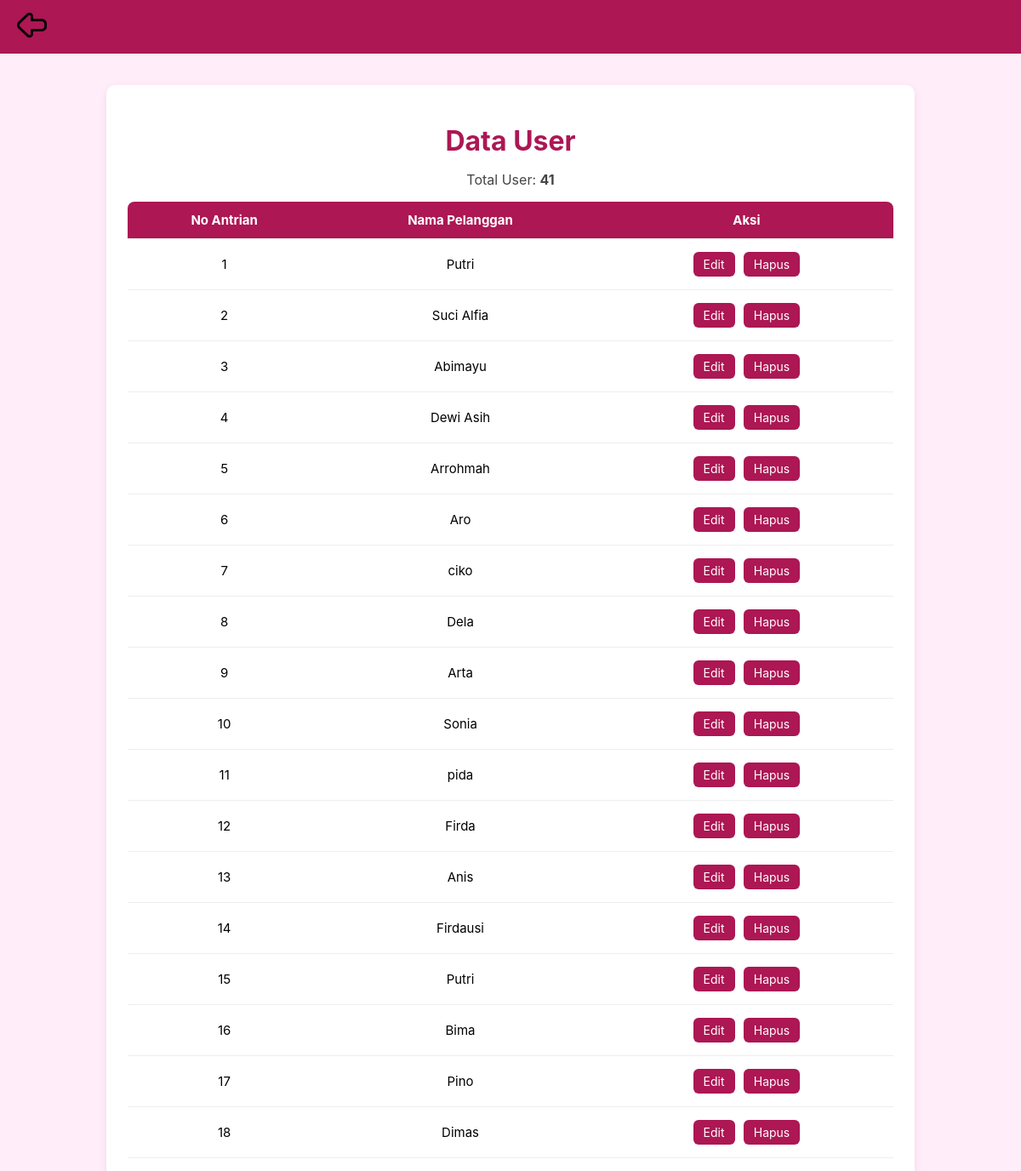
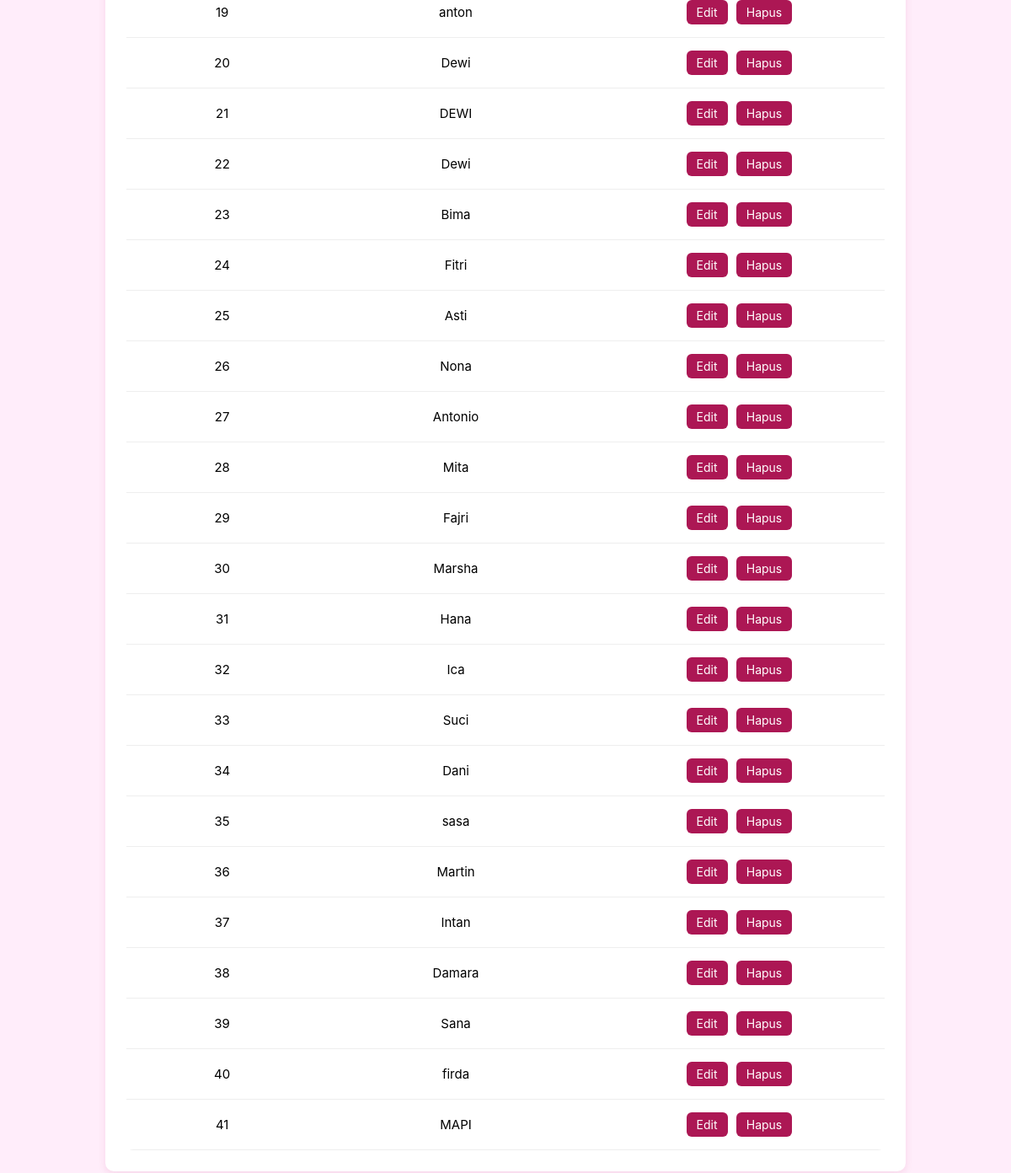
Screenshot of /admin/users_admin.php with the database file from the repository (2 pictures, top to bottom).
### tables this page shows
CREATE TABLE `tb_users` (
  `id_pesanan` varchar(255) NOT NULL,
  `no_antrian` int(11) NOT NULL,
  `nama_pelanggan` varchar(255) NOT NULL
);

### admin/users_admin.php (the view, shortened to what this page needs)
<?php
include 'koneksi.php';
$query = "SELECT * FROM tb_users ORDER BY no_antrian ASC";
$result = mysqli_query($koneksi, $query);
$jumlah_user = mysqli_fetch_assoc(mysqli_query($koneksi, "SELECT COUNT(*) as total FROM tb_users"))['total'];
?>
<!DOCTYPE html>
<html lang="id">
<head>
    <link rel="stylesheet" href="https://cdnjs.cloudflare.com/ajax/libs/font-awesome/6.5.0/css/all.min.css">
</head>
<body>
<header>
    <a href="dashboard_admin.php">
        <img src="../user/img/back-icon.png" alt="Kembali">
    </a>
</header>
    <div class="container">
        <h1>Data User</h1>
        <div class="user-info">
            <p>Total User: <strong><?= $jumlah_user ?></strong></p>
        </div>
        <?php if (mysqli_num_rows($result) > 0): ?>
        <table>
            <thead>
                <tr>
                    <th>No Antrian</th>
                    <th>Nama Pelanggan</th>
                    <th>Aksi</th>
                </tr>
            </thead>
            <tbody>
                <?php while($row = mysqli_fetch_assoc($result)): ?>
                <tr>
                    <td><?= htmlspecialchars($row['no_antrian']) ?></td>
                    <td><?= htmlspecialchars($row['nama_pelanggan']) ?></td>
                    <td>
                        <a href="edit_user.php?id=<?= $row['no_antrian'] ?>" class="btn-action">
                            Edit
                        </a>
                        <a href="hapus_user.php?id=<?= $row['no_antrian'] ?>" class="btn-action" onclick="return confirm('Yakin ingin hapus user ini?');">
                            Hapus
                        </a>
                    </td>
                </tr>
                <?php endwhile; ?>
            </tbody>
        </table>
        <?php else: ?>
            <div class="no-data">Belum ada data user yang tersimpan.</div>
        <?php endif; ?>
    </div>
</body>
</html>

### admin/users_admin.php (style rules this page uses)
body { font-family: 'Inter',sans-serif; margin: 0; background-color: #FFEDFA; }
header { position: fixed; top: 0; width: 100%; background-color: #AC1754; color: white; padding: 12px 20px; display: flex; align-items: center; z-index: 1000; }
header a img { width: 35px; height: 35px; cursor: pointer; }
.container { max-width: 900px; margin: 100px auto 50px; background: white; padding: 25px; border-radius: 10px; box-shadow: 0 3px 10px rgba(172, 23, 84, 0.1); }
h1 { text-align: center; color: #AC1754; margin-bottom: 15px; }
.user-info { margin-bottom: 15px; text-align: center; color: #444; font-size: 16px; }
table { width: 100%; border-collapse: collapse; margin-top: 10px; border-radius: 8px; overflow: hidden; }
th, td { padding: 12px; border-bottom: 1px solid #eee; text-align: center; font-size: 15px; }
th { background: #AC1754; color: white; }
.btn-action { padding: 6px 12px; border-radius: 6px; text-decoration: none; color: white; font-size: 14px; background: #AC1754; display: inline-flex; align-items: center; gap: 6px; margin: 3px; }

### rows the page displays
tb_users: no_antrian "1", nama_pelanggan "Putri"
tb_users: no_antrian "2", nama_pelanggan "Suci Alfia"
tb_users: no_antrian "3", nama_pelanggan "Abimayu"
tb_users: no_antrian "4", nama_pelanggan "Dewi Asih"
tb_users: no_antrian "5", nama_pelanggan "Arrohmah"
tb_users: no_antrian "6", nama_pelanggan "Aro"
tb_users: no_antrian "7", nama_pelanggan "ciko"
tb_users: no_antrian "8", nama_pelanggan "Dela"
tb_users: no_antrian "9", nama_pelanggan "Arta"
tb_users: no_antrian "10", nama_pelanggan "Sonia"
tb_users: no_antrian "11", nama_pelanggan "pida"
tb_users: no_antrian "12", nama_pelanggan "Firda"
tb_users: no_antrian "13", nama_pelanggan "Anis"
tb_users: no_antrian "14", nama_pelanggan "Firdausi"
tb_users: no_antrian "15", nama_pelanggan "Putri"
tb_users: no_antrian "16", nama_pelanggan "Bima"
tb_users: no_antrian "17", nama_pelanggan "Pino"
tb_users: no_antrian "18", nama_pelanggan "Dimas"
tb_users: no_antrian "19", nama_pelanggan "anton"
tb_users: no_antrian "20", nama_pelanggan "Dewi"
tb_users: no_antrian "21", nama_pelanggan "DEWI"
tb_users: no_antrian "22", nama_pelanggan "Dewi"
tb_users: no_antrian "23", nama_pelanggan "Bima"
tb_users: no_antrian "24", nama_pelanggan "Fitri"
tb_users: no_antrian "25", nama_pelanggan "Asti"
tb_users: no_antrian "26", nama_pelanggan "Nona"
tb_users: no_antrian "27", nama_pelanggan "Antonio"
tb_users: no_antrian "28", nama_pelanggan "Mita"
tb_users: no_antrian "29", nama_pelanggan "Fajri"
tb_users: no_antrian "30", nama_pelanggan "Marsha"
tb_users: no_antrian "31", nama_pelanggan "Hana"
tb_users: no_antrian "32", nama_pelanggan "Ica"
tb_users: no_antrian "33", nama_pelanggan "Suci"
tb_users: no_antrian "34", nama_pelanggan "Dani"
tb_users: no_antrian "35", nama_pelanggan "sasa"
tb_users: no_antrian "36", nama_pelanggan "Martin"
tb_users: no_antrian "37", nama_pelanggan "Intan"
tb_users: no_antrian "38", nama_pelanggan "Damara"
tb_users: no_antrian "39", nama_pelanggan "Sana"
tb_users: no_antrian "40", nama_pelanggan "firda"
tb_users: no_antrian "41", nama_pelanggan "MAPI"

### other values shown
$jumlah_user "41"
